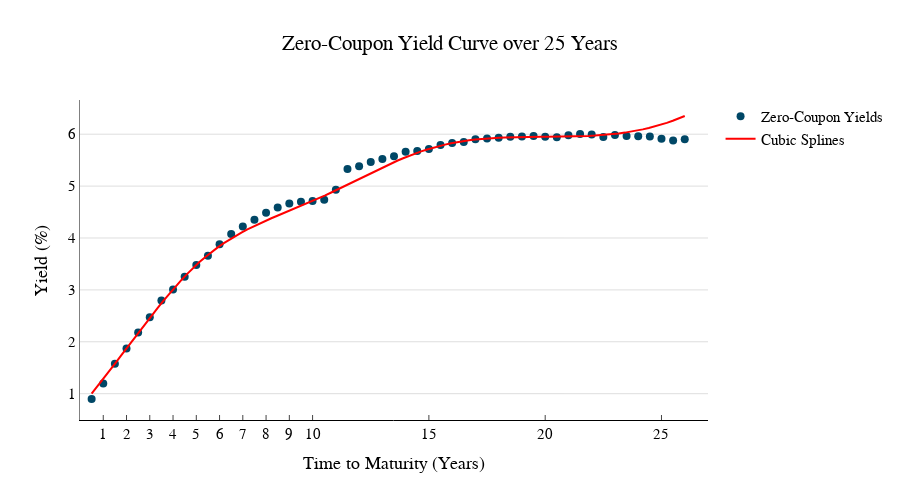

The notebook cell saved with this chart:
### Code cell
gr.Graph_EstimationVSZero(Yield,Yield['Zero-Coupon Yield'],x_newQ1,y_newQ1,'Zero-Coupon Yield Curve over 25 Years','Cubic Splines')
